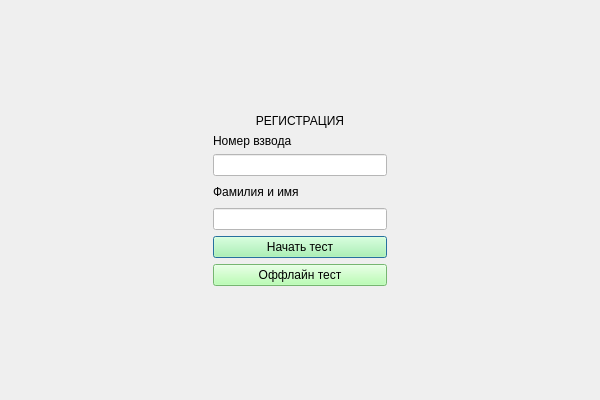
<?xml version="1.0" encoding="UTF-8"?>
<ui version="4.0">
 <class>Dialog</class>
 <widget class="QDialog" name="Dialog">
  <property name="geometry">
   <rect>
    <x>0</x>
    <y>0</y>
    <width>600</width>
    <height>400</height>
   </rect>
  </property>
  <property name="sizePolicy">
   <sizepolicy hsizetype="Expanding" vsizetype="Expanding">
    <horstretch>0</horstretch>
    <verstretch>0</verstretch>
   </sizepolicy>
  </property>
  <property name="windowTitle">
   <string>Комплекс</string>
  </property>
  <property name="styleSheet">
   <string notr="true"/>
  </property>
  <layout class="QHBoxLayout" name="horizontalLayout">
   <item>
    <spacer name="horizontalSpacer">
     <property name="orientation">
      <enum>Qt::Horizontal</enum>
     </property>
     <property name="sizeHint" stdset="0">
      <size>
       <width>40</width>
       <height>20</height>
      </size>
     </property>
    </spacer>
   </item>
   <item>
    <widget class="QWidget" name="widget" native="true">
     <property name="enabled">
      <bool>true</bool>
     </property>
     <property name="sizePolicy">
      <sizepolicy hsizetype="Expanding" vsizetype="Expanding">
       <horstretch>0</horstretch>
       <verstretch>0</verstretch>
      </sizepolicy>
     </property>
     <property name="styleSheet">
      <string notr="true"/>
     </property>
     <layout class="QVBoxLayout" name="verticalLayout">
      <item>
       <spacer name="verticalSpacer">
        <property name="orientation">
         <enum>Qt::Vertical</enum>
        </property>
        <property name="sizeHint" stdset="0">
         <size>
          <width>20</width>
          <height>40</height>
         </size>
        </property>
       </spacer>
      </item>
      <item>
       <widget class="QLabel" name="label">
        <property name="styleSheet">
         <string notr="true">font: 75 18pt &quot;MS Shell Dlg 2&quot;;</string>
        </property>
        <property name="text">
         <string>РЕГИСТРАЦИЯ</string>
        </property>
        <property name="alignment">
         <set>Qt::AlignCenter</set>
        </property>
       </widget>
      </item>
      <item>
       <widget class="QLabel" name="label_2">
        <property name="styleSheet">
         <string notr="true">font: 75 14pt &quot;MS Shell Dlg 2&quot;;</string>
        </property>
        <property name="text">
         <string>Номер взвода</string>
        </property>
        <property name="alignment">
         <set>Qt::AlignLeading|Qt::AlignLeft|Qt::AlignVCenter</set>
        </property>
       </widget>
      </item>
      <item>
       <widget class="QLineEdit" name="lbl_vzvod_num">
        <property name="styleSheet">
         <string notr="true">background-color: rgb(255, 255, 255);
font: 75 14pt &quot;MS Shell Dlg 2&quot;;</string>
        </property>
       </widget>
      </item>
      <item>
       <layout class="QHBoxLayout" name="horizontalLayout_2">
        <item>
         <widget class="QLabel" name="label_3">
          <property name="styleSheet">
           <string notr="true">font: 75 14pt &quot;MS Shell Dlg 2&quot;;</string>
          </property>
          <property name="text">
           <string>Фамилия и имя</string>
          </property>
          <property name="alignment">
           <set>Qt::AlignLeading|Qt::AlignLeft|Qt::AlignVCenter</set>
          </property>
         </widget>
        </item>
        <item>
         <spacer name="horizontalSpacer_3">
          <property name="orientation">
           <enum>Qt::Horizontal</enum>
          </property>
          <property name="sizeHint" stdset="0">
           <size>
            <width>40</width>
            <height>20</height>
           </size>
          </property>
         </spacer>
        </item>
        <item>
         <widget class="QLabel" name="lbl_error">
          <property name="styleSheet">
           <string notr="true">color: rgb(255, 0, 0);
font: 75 14pt &quot;MS Shell Dlg 2&quot;;</string>
          </property>
          <property name="text">
           <string/>
          </property>
          <property name="alignment">
           <set>Qt::AlignLeading|Qt::AlignLeft|Qt::AlignVCenter</set>
          </property>
         </widget>
        </item>
       </layout>
      </item>
      <item>
       <widget class="QLineEdit" name="lbl_student_name">
        <property name="styleSheet">
         <string notr="true">background-color: rgb(255, 255, 255);
font: 75 14pt &quot;MS Shell Dlg 2&quot;;</string>
        </property>
       </widget>
      </item>
      <item>
       <widget class="QPushButton" name="btn_start_test">
        <property name="styleSheet">
         <string notr="true">background-color: rgb(165, 255, 158);
font: 75 14pt &quot;MS Shell Dlg 2&quot;;</string>
        </property>
        <property name="text">
         <string>Начать тест</string>
        </property>
       </widget>
      </item>
      <item>
       <widget class="QPushButton" name="btn_offline_test">
        <property name="styleSheet">
         <string notr="true">background-color: rgb(165, 255, 158);
font: 75 14pt &quot;MS Shell Dlg 2&quot;;</string>
        </property>
        <property name="text">
         <string>Оффлайн тест</string>
        </property>
       </widget>
      </item>
      <item>
       <spacer name="verticalSpacer_2">
        <property name="orientation">
         <enum>Qt::Vertical</enum>
        </property>
        <property name="sizeHint" stdset="0">
         <size>
          <width>20</width>
          <height>40</height>
         </size>
        </property>
       </spacer>
      </item>
     </layout>
    </widget>
   </item>
   <item>
    <spacer name="horizontalSpacer_2">
     <property name="orientation">
      <enum>Qt::Horizontal</enum>
     </property>
     <property name="sizeHint" stdset="0">
      <size>
       <width>40</width>
       <height>20</height>
      </size>
     </property>
    </spacer>
   </item>
  </layout>
 </widget>
 <resources/>
 <connections/>
</ui>
